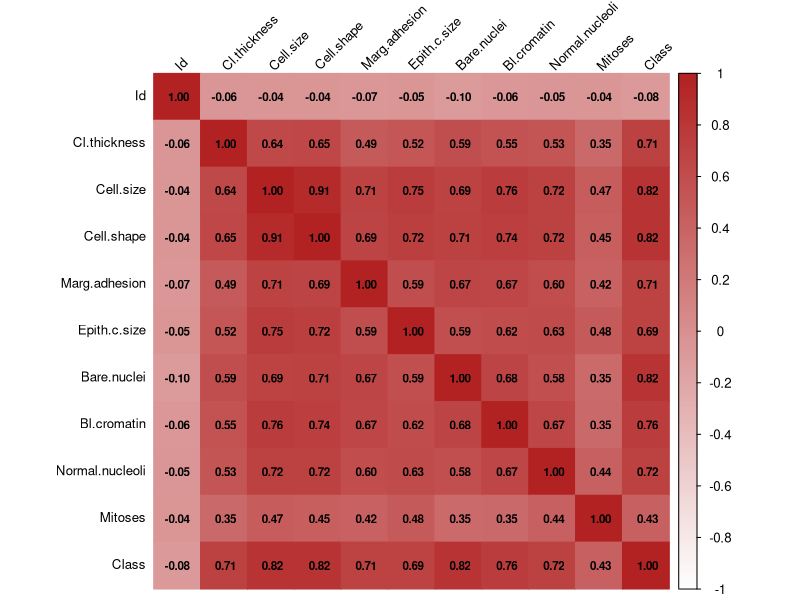

Write R code to recreate this figure.
# Biblioteca con el conjunto de datos a utilizar
if (!requireNamespace("mlbench")) {
  install.packages("mlbench")
}
library(mlbench)

# Biblioteca para manipulación de datos
if (!requireNamespace("dplyr")) {
  install.packages("dplyr")
}
library(dplyr)

# Biblioteca para mostrar visualmente las correlaciones
if (!requireNamespace("corrplot")) {
  install.packages("corrplot")
}
library(corrplot)

# Cargar el conjunto de datos de cáncer de mama
data("BreastCancer")

# Asignar el tipo adecuado a las columnas numéricas y
# codificar la clase como ceros y unos
datos <- BreastCancer %>%
  mutate(
    Class = ifelse(Class == "benign", 0, 1),
    across(-Class, as.numeric)
  )

# Mostrar la estructura de los datos
str(datos)

# Mostrar los primeros 10 elementos
head(datos, 10)

# Estadísticas descriptivas
summary(datos)

# Calcular matriz de correlación
correlaciones <- cor(datos, use = "complete.obs")

# Graficar correlaciones en un mapa de calor
corrplot(correlaciones,
         method = "color",
         addCoef.col = "black",
         tl.col = "black",
         tl.srt = 45,
         tl.cex = 0.8,
         number.cex = 0.7,
         col = colorRampPalette(c("white", "#B22222"))(200))
